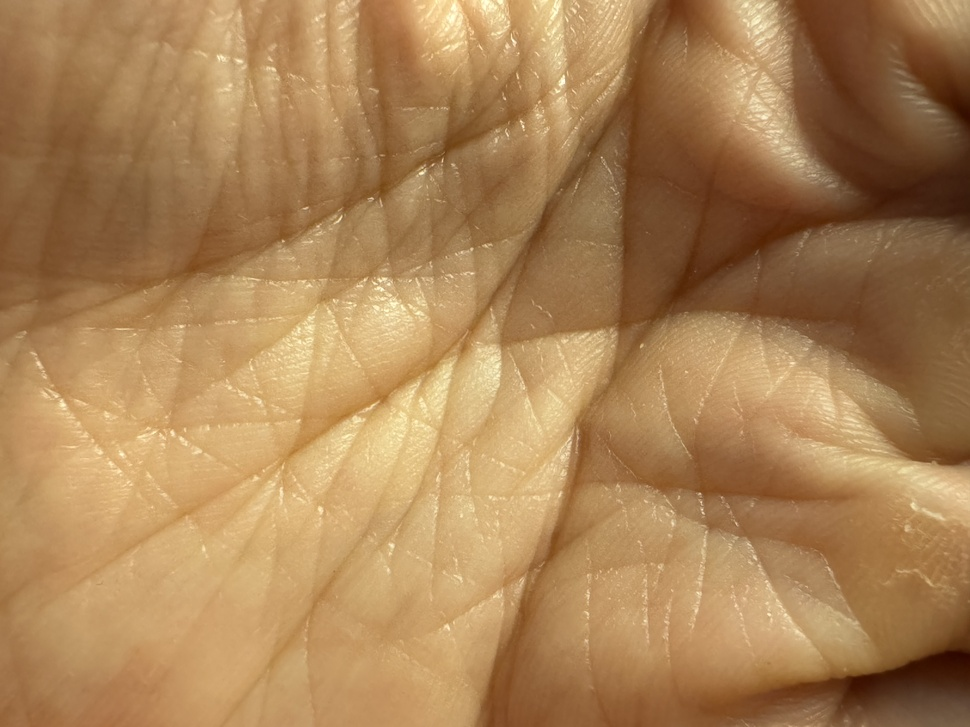
#> input picture handw.jpeg, 970 x 727 px, shrunk from 4032 x 3024 before the run
$ python reflectance_map.py
#> lines starting #> are read from the running program, lines starting #| are printed output that depends on the picture
import cv2
import numpy as np

# Load images
img_with_light = cv2.imread('handw.jpeg')
#> img_with_light is the input picture: shape (727, 970, 3); mean B, G, R 85.8, 131.2, 170.9
img_without_light = cv2.imread('hando.jpeg')
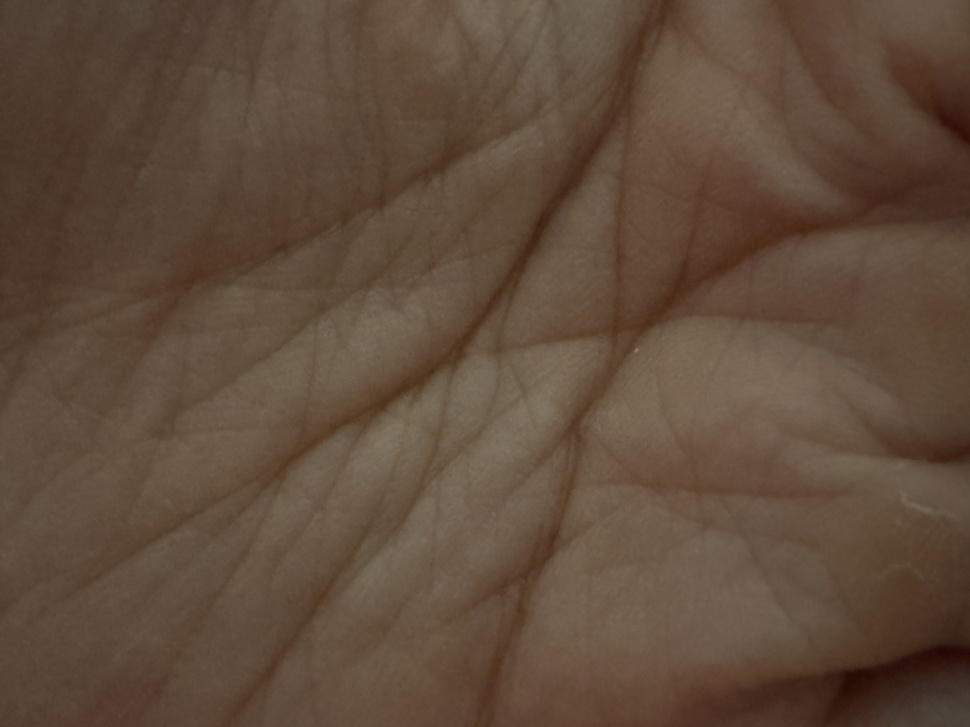
#> input picture hando.jpeg, 970 x 727 px, shrunk from 4032 x 3024 before the run
#> img_without_light is the input picture: shape (727, 970, 3); mean B, G, R 59.3, 75.9, 96.3

# Convert to grayscale
gray_light = cv2.cvtColor(img_with_light, cv2.COLOR_BGR2GRAY)
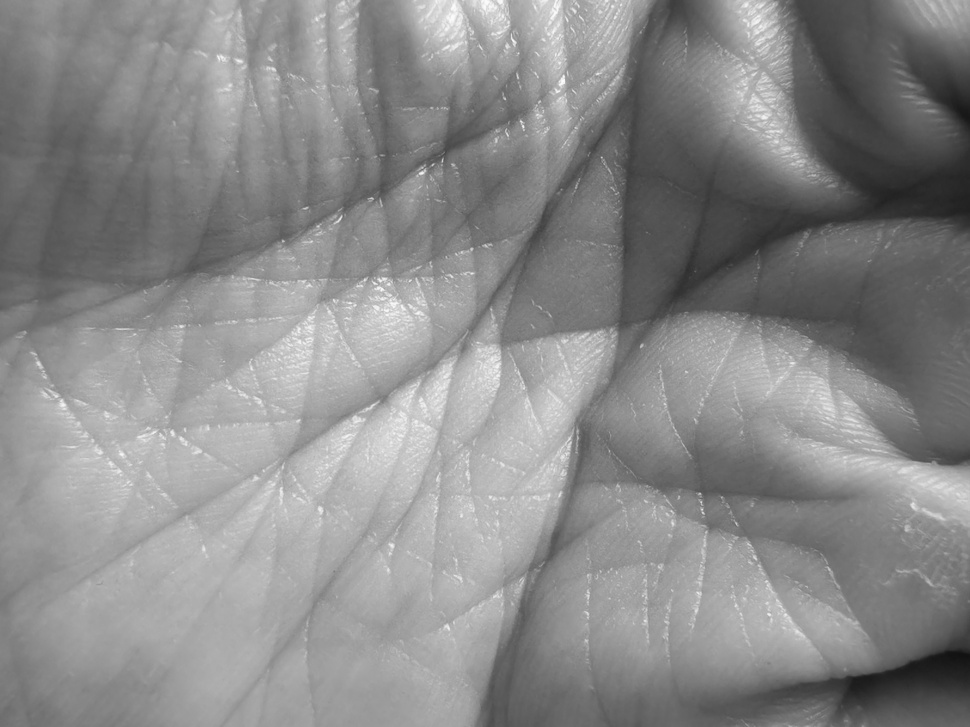
#> gray_light: shape (727, 970); min 17, max 251, mean 137.9
gray_dark = cv2.cvtColor(img_without_light, cv2.COLOR_BGR2GRAY)
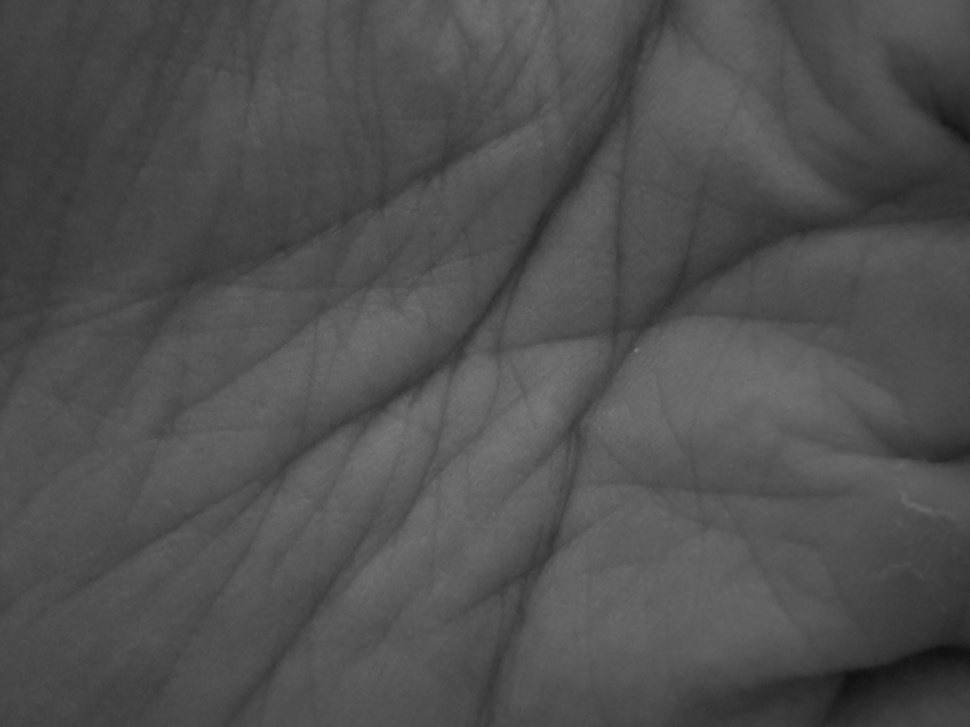
#> gray_dark: shape (727, 970); min 15, max 128, mean 80.1

# Avoid division by zero
gray_dark = np.where(gray_dark == 0, 1, gray_dark)

# Reflectance map estimation
reflectance_map = np.divide(gray_light.astype(float), gray_dark.astype(float))
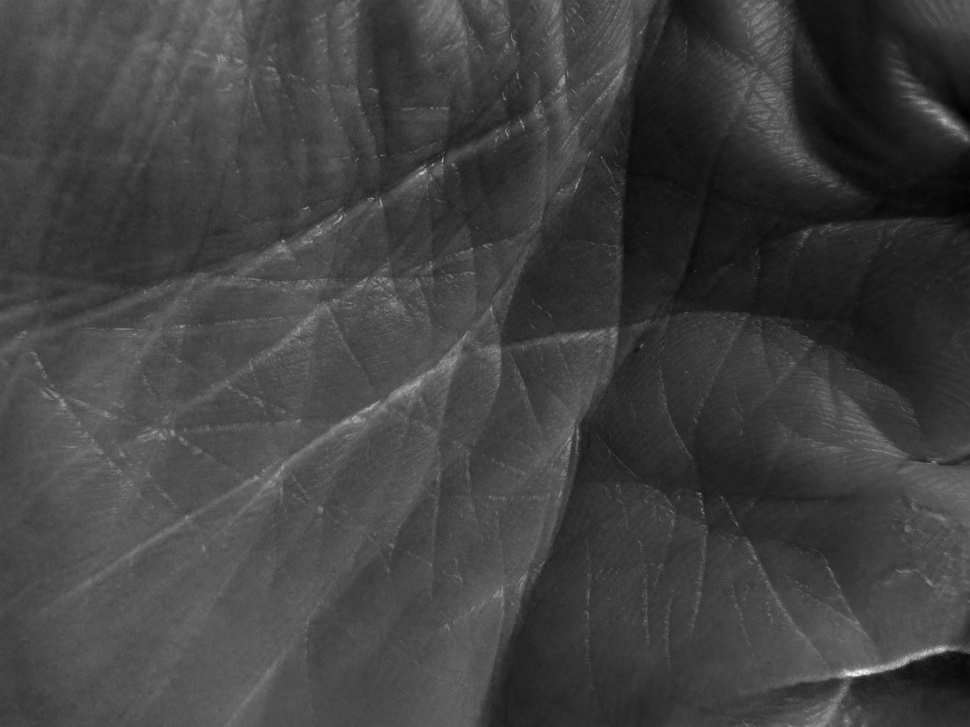
#> reflectance_map: shape (727, 970) float64; min 0.561, max 5.05, mean 1.72; drawn with min black and max white

# Normalize for display
reflectance_map_normalized = cv2.normalize(reflectance_map, None, 0, 255, cv2.NORM_MINMAX)

# Save or display the result
cv2.imwrite('hand.jpg', reflectance_map_normalized)

cv2.waitKey(0)
cv2.destroyAllWindows()
